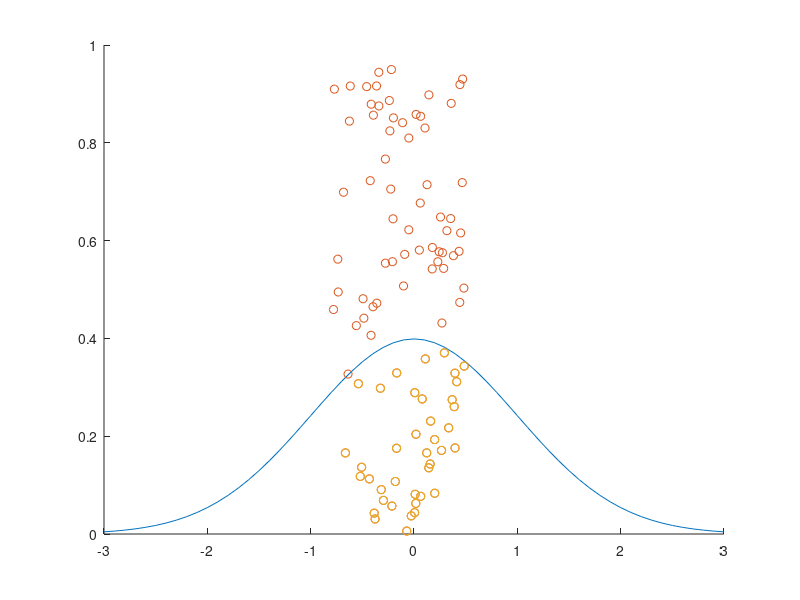
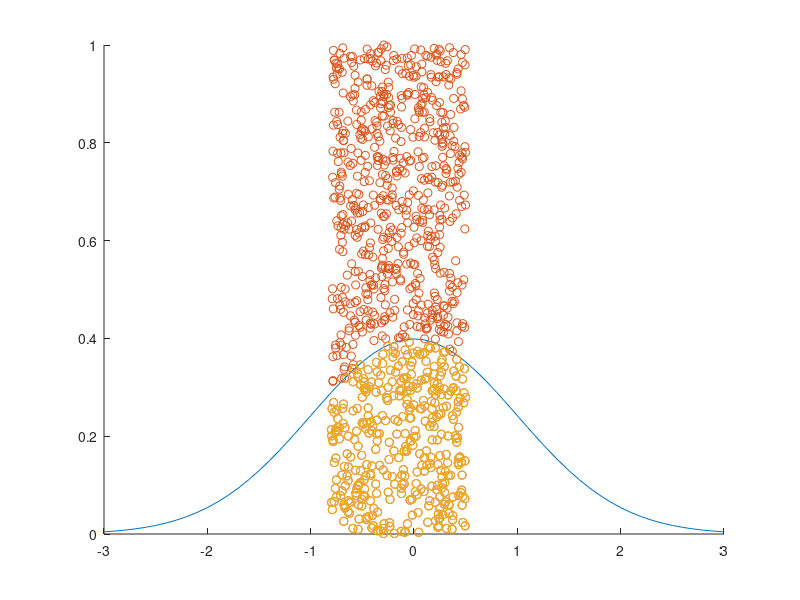
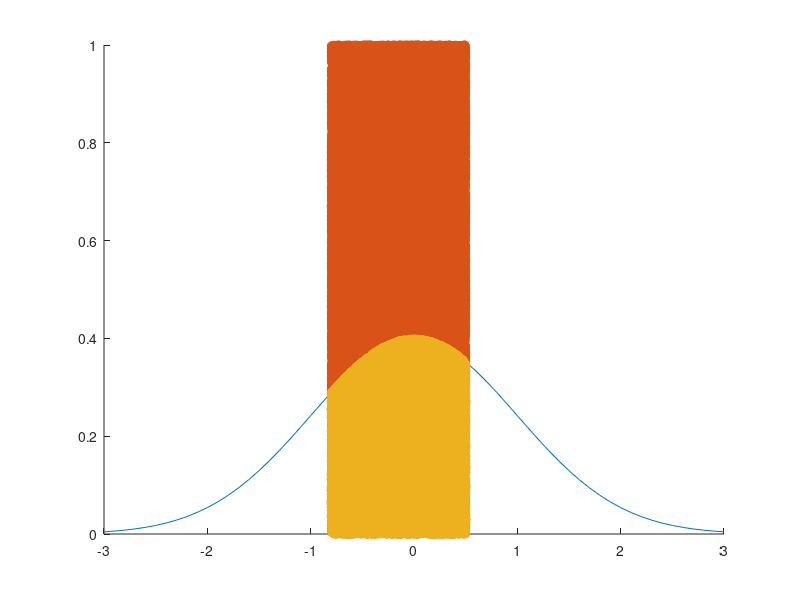

MATLAB code for these plots, in order:
%% Book Problems

% 4.5: 14
% a
mu = 0.652;
std = 0.003;
mean = 0.65;
err = 0.005;
zscore = [(mean+err-mu)/std,(mean-err-mu)/std];
proportionA =100*(normcdf(zscore(1))-normcdf(zscore(2)));
% b
mu = 0.65;
zscore = [(mean+err-mu)/std,(mean-err-mu)/std];
proportionB =100* (normcdf(zscore(1))-normcdf(zscore(2)));
% c
proportionC = 99/100;
stdC = -err/(norminv((1-proportionC)/2));

% 4.11: 4
% a
mean = 2000;
std = 500;
n = 625;
mu = 1980;
pA = normcdf((mean-mu)/std);
%b
n = 0.1*n;
zscore=(n-60)/(625*0.1*0.9);
pB = normcdf(zscore);

% 4.11: 8
% a
mean = 30.01;
std = 0.1;
n = 50;
pA=normcdf((mean-1500/n)/(std/sqrt(n)));
% b
n = 80;
pB=normcdf(-(mean-2401/n)/(std/sqrt(n)));
% c
volC = (mean+norminv(0.90)*std/sqrt(n))*n;

% 4.11: 16
mean = 40;
std = 5/sqrt(100);
n = 100;
% a
pA = normcdf(-(40-36.7)/(std));
% b: Kind of, 75% of the times is greater.
% c: No, standard devition away.
% d
pD = normcdf(-(40-39.8)/(std));
% e: No, 51% of the time is greater.
% f: Yes, close to 40.

% 4.11: 18
mean1 = 0.5;
std1 = 0.4;
mean2 = 0.6;
std2 = 0.5;
n = 100;
% a
pA = normcdf((mean1-55/n)/(std1/sqrt(n)));
% b
pB = normcdf(-(mean2-55/n)/(std2/sqrt(n)));
% c
pC = normcdf((mean1+mean2-115/100)/sqrt((std1^2+std2^2)/(n)));
% d
pD = sum(sum(normrnd(mean1,std1,n,n^2))>sum(normrnd(mean2,std2,n,n^2)))/n^2;


%% Monte Carlo Method

%% a) Random Coordinates

coords = @(n) [-1.3*rand(1,n,'double')+0.5; rand(1,n,'double')];

%% b) Check under Gaussian

underG = @(x,y) y < 1/(sqrt(2*pi))*exp(-x.^2/2);

%% c) Fraction under Gaussian

P = @(x,y,n) sum(underG(x,y))/n;

%% d) Area under Gaussian

grid = 1*1.3;
n = [100 1000 100000];
G = zeros(1,3);

for i = 1:length(n)
    figure
    x = deal(coords(n(i)));
    y = x(2,:);
    x = x(1,:);
    G(i) = P(x,y,n(i))*grid;
    yU = y.*underG(x,y);
    yU(yU==0)=NaN;
    hold on
    plot(-3:.1:3,normpdf(-3:.1:3,0,1))
    plot(x,y,'o')
    plot(x,yU,'o')
    hold off
end

%% e) Check with CDF

realG = cdf('Normal',0.5,0,1)-cdf('Normal',-0.8,0,1);
accuracy = G./realG;